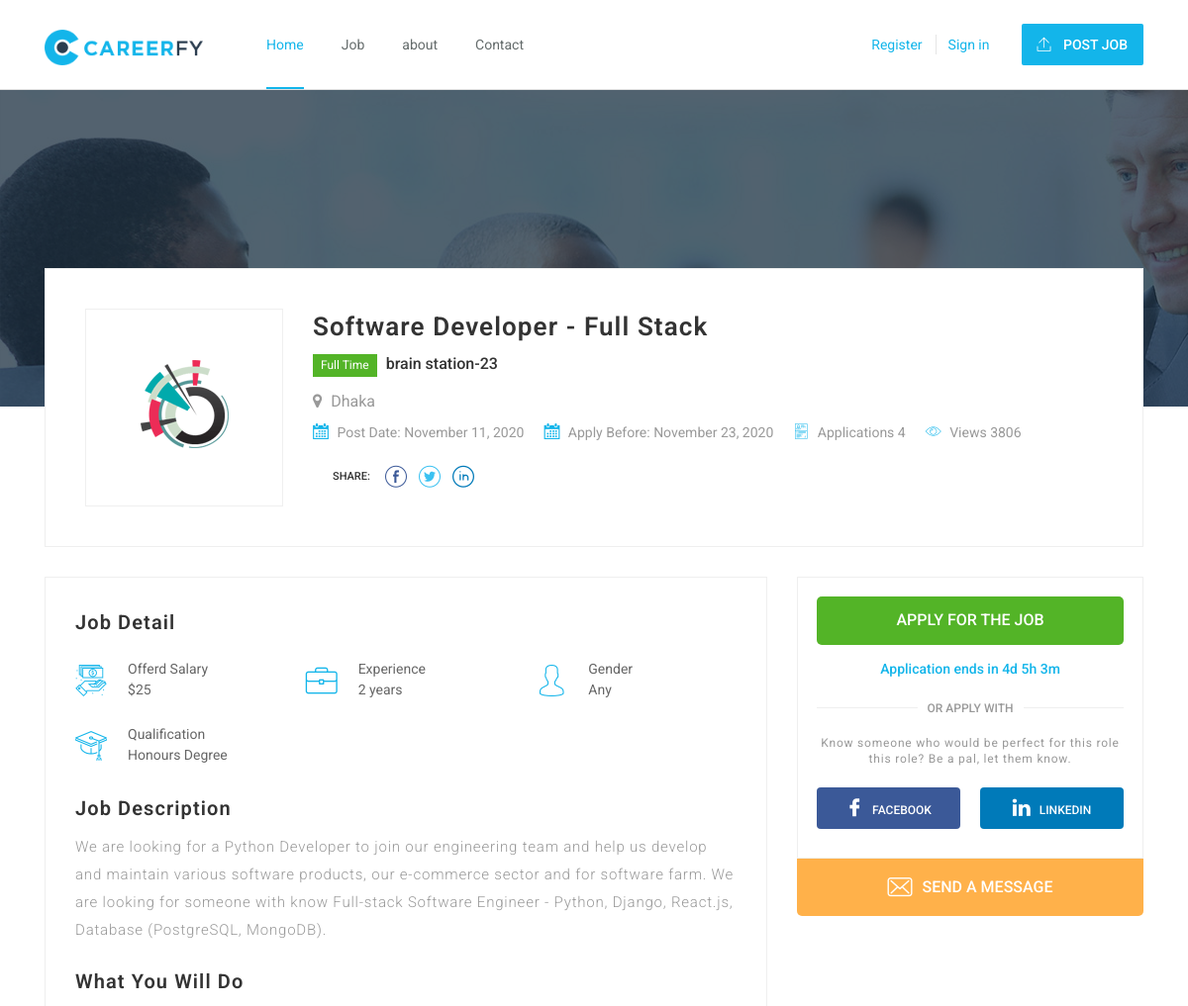
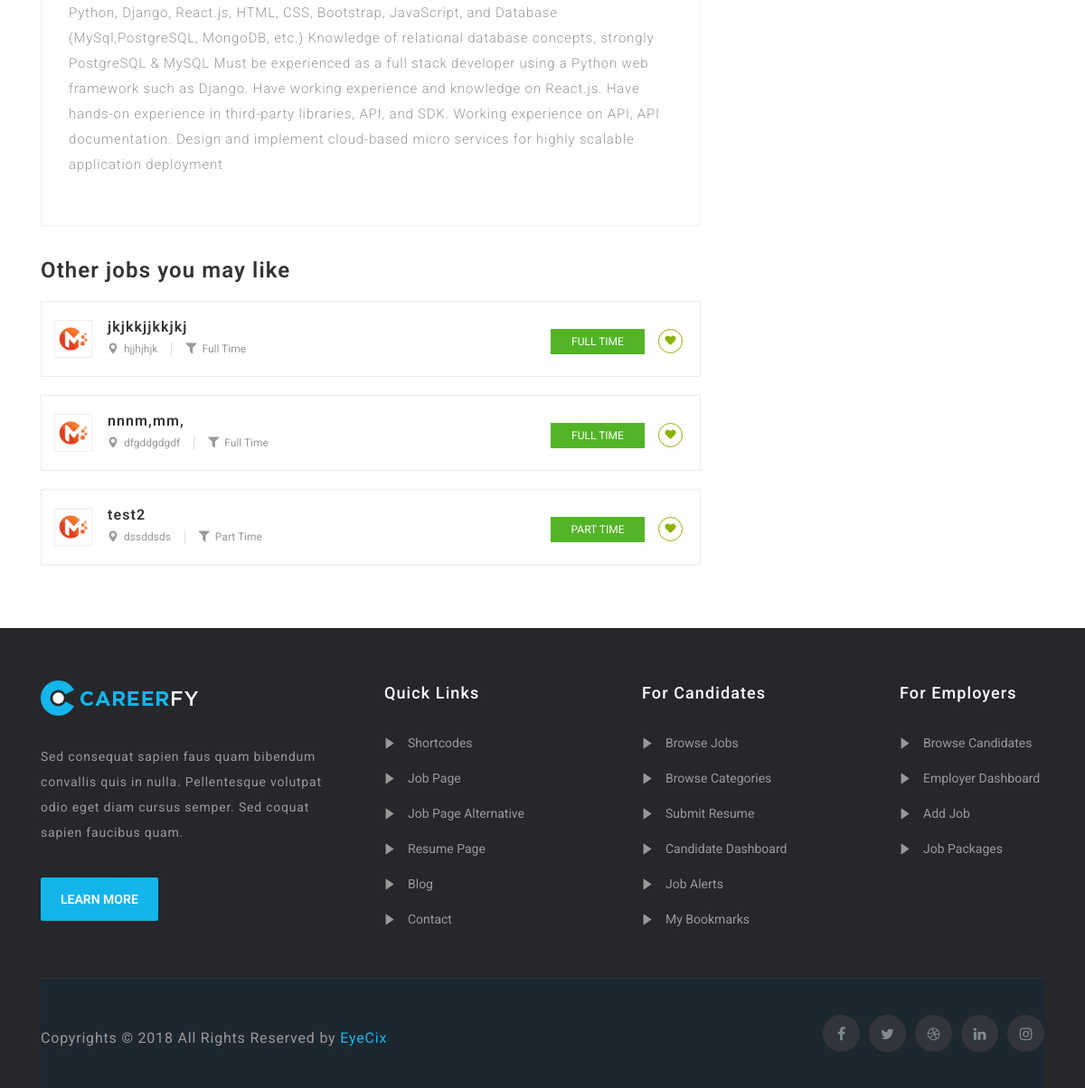
/job-detail/software-developer-full-stack/, run on the app's committed database (2 pictures, top to bottom).
### home/models.py (models this page shows, shortened)
class JobListing(models.Model):
    user = models.ForeignKey(settings.AUTH_USER_MODEL, on_delete=models.CASCADE,
                             null=True, editable=False, blank=True)
    category = models.ManyToManyField(Category)
    title = models.CharField(max_length=100)
    slug = models.SlugField()
    company_name = models.CharField(max_length=200)
    employment_status = models.CharField(choices=JOB_TYPE, max_length=10)
    vacancy = models.CharField(max_length=10, null=True)
    gender = models.CharField(choices=GENDER, max_length=30, null=True)
    description = models.TextField()
    responsibilities = models.TextField()
    experience = models.CharField(max_length=100)
    job_location = models.CharField(max_length=120)
    Salary = models.CharField(max_length=100, null=True, blank=True)
    qualification=models.CharField(choices=QALIFICATION, max_length=30, null=True,blank=True)
    image = models.ImageField(blank=True, upload_to='media', null=True, default='/static/extra-images/employer-2.png')
    application_deadline = models.DateTimeField()
    published_on = models.DateTimeField(default=timezone.now)
    featured = models.BooleanField()
    @property
    def get_photo_url(self):
        if self.image and hasattr(self.image, 'url'):
            return self.image.url
        else:
            return "/static/extra-images/employer-2.png"

### home/views.py (the view)
# urls.py: path('job-detail/<slug:slug>/',jobdetails, name='joblist' ),
def jobdetails(request,slug):
    joblist = get_object_or_404(JobListing, slug=slug)
    otherjob = JobListing.objects.filter(featured=True).order_by('-published_on')[0:3]
    context = {
        'joblist': joblist,
        'otherjob':otherjob,
    }
    return render(request,"jobdetails.html",context)

### templates/jobdetails.html (shortened to what this page needs)
   {% extends 'base.html' %}
   {% block content %}
   {% load static %}
    <div class="careerfy-wrapper">
        <div class="careerfy-job-subheader">
            <span class="careerfy-banner-transparent"></span>
            <div class="container">
                <div class="row">
                    <div class="col-md-12">
                    </div>
                </div>
            </div>
        </div>
        <div class="careerfy-main-content">
            <div class="careerfy-main-section">
                <div class="container">
                    <div class="row">
                        <div class="careerfy-column-12">
                            <div class="careerfy-typo-wrap">
                                <figure class="careerfy-jobdetail-list">
                                    <span class="careerfy-jobdetail-listthumb"><img src="{{ joblist.get_photo_url }}" alt=""></span>
                                    <figcaption>
                                        <h2>{{joblist.title}}</h2>
                                        <span><small class="careerfy-jobdetail-type">{{joblist.employment_status}}</small> {{joblist.company_name}}</span>
                                        <ul class="careerfy-jobdetail-options">
                                            <li><i class="fa fa-map-marker"></i> {{joblist.job_location}}</li>
                                            <li><i class="careerfy-icon careerfy-calendar"></i> Post Date: {{joblist.published_on|date:"F d, Y"}}</li>
                                            <li><i class="careerfy-icon careerfy-calendar"></i> Apply Before: {{joblist.application_deadline|date:"F d, Y"}}</li>
                                            <li><i class="careerfy-icon careerfy-summary"></i> Applications 4</li>
                                            <li><a href="#"><i class="careerfy-icon careerfy-view"></i> Views 3806</a></li>
                                        </ul>
                                        <ul class="careerfy-jobdetail-media">
                                            <li><span>Share:</span></li>
                                            <li><a href="#" data-original-title="facebook" class="careerfy-icon careerfy-facebook-logo-in-circular-button-outlined-social-symbol"></a></li>
                                            <li><a href="#" data-original-title="twitter" class="careerfy-icon careerfy-twitter-circular-button"></a></li>
                                            <li><a href="#" data-original-title="linkedin" class="careerfy-icon careerfy-linkedin"></a></li>
                                        </ul>
                                    </figcaption>
                                </figure>
                            </div>
                        </div>
                        <div class="careerfy-column-8">
                            <div class="careerfy-typo-wrap">
                                <div class="careerfy-jobdetail-content">
                                    <div class="careerfy-content-title"><h2>Job Detail</h2></div>
                                    <div class="careerfy-jobdetail-services">
                                        <ul class="careerfy-row">
                                            <li class="careerfy-column-4">
                                                <i class="careerfy-icon careerfy-salary"></i>
                                                <div class="careerfy-services-text">Offerd Salary <small>${{joblist.Salary}}</small></div>
                                            </li>
                                            <li class="careerfy-column-4">
                                                <i class="careerfy-icon careerfy-briefcase"></i>
                                                <div class="careerfy-services-text">Experience <small> {{joblist.experience}} years </small></div>
                                            </li>
                                            <li class="careerfy-column-4">
                                                <i class="careerfy-icon careerfy-user"></i>
                                                <div class="careerfy-services-text">Gender <small>{{joblist.gender}}</small></div>
                                            </li>
                                            <li class="careerfy-column-4">
                                                <i class="careerfy-icon careerfy-mortarboard"></i>
                                                <div class="careerfy-services-text">Qualification <small>{{joblist.qualification}} Degree</small></div>
                                            </li>
                                        </ul>
                                    </div>
                                    <div class="careerfy-content-title"><h2>Job Description</h2></div>
                                    <div class="careerfy-description">
                                        <p>{{joblist.description}}</p>
                                    </div>
                                    <div class="careerfy-content-title"><h2>What You Will Do</h2></div>
                                    <div class="careerfy-description">
                                        <p>{{joblist.responsibilities}}</p>
                                    </div>
                                </div>
                                <div class="careerfy-section-title"><h2>Other jobs you may like</h2></div>
                                <div class="careerfy-job careerfy-joblisting-classic careerfy-jobdetail-joblisting">
                                    {% for list in otherjob %}
                                    <ul class="careerfy-row">
                                        <li class="careerfy-column-12">
                                            <div class="careerfy-joblisting-classic-wrap">
                                                <figure><a href="#"><img src="{{ list.get_photo_url }}" alt=""></a></figure>
                                                <div class="careerfy-joblisting-text">
                                                    <div class="careerfy-list-option">
                                                        <h2><a href="#">{{list.title}}</a> </h2>
                                                        <ul>
                                                            <li><i class="careerfy-icon careerfy-maps-and-flags"></i>{{list.job_location}}</li>
                                                            <li><i class="careerfy-icon careerfy-filter-tool-black-shape"></i>{{list.employment_status}}</li>
                                                        </ul>
                                                    </div>
                                                    <div class="careerfy-job-userlist">
                                                        <a href="#" class="careerfy-option-btn">{{list.employment_status}}</a>
                                                        <a href="#" class="careerfy-job-like"><i class="fa fa-heart"></i></a>
                                                    </div>
                                                <div class="clearfix"></div>
                                                </div>
                                            </div>
                                        </li>
                                    </ul>
                                    {% endfor %}
                                </div>
                            </div>
                        </div>
                        <aside class="careerfy-column-4">
                            <div class="careerfy-typo-wrap">
                                <div class="widget widget_apply_job">
                                    <div class="widget_apply_job_wrap">
                                        <a href="{% url 'apply' %}" class="careerfy-applyjob-btn">Apply for the job</a>
                                        <span>Application ends in 4d 5h 3m</span>
                                        <div class="careerfy-applywith-title"><small>OR apply with</small></div>
                                        <p>Know someone who would be perfect for  this role this role? Be a pal, let them know.</p>
                                        <ul>
                                            <li><a href="#"><i class="careerfy-icon careerfy-facebook-logo-1"></i> Facebook</a></li>
                                            <li><a href="#"><i class="careerfy-icon careerfy-linkedin-logo"></i> LinkedIn</a></li>
                                        </ul>
                                    </div>
                                    <a href="#" class="careerfy-sendmessage-btn"><i class="careerfy-icon careerfy-envelope"></i> Send a message</a>
                                </div>
                            </div>
                        </aside>
                    </div>
                </div>
            </div>
        </div>
    </div>
{% endblock %}

### staticfiles/static/css/color.css (style rules this page uses)
.careerfy-color,.careerfy-colorhover:hover,.navbar-nav > li:hover > a,.navbar-nav > li.active > a,.navbar-nav .sub-menu > li:hover > a,.widget_nav_manu ul li:hover a,.widget_nav_manu ul li:hover a:before, .categories-list ul li i,li:hover .careerfy-blog-grid-text h2 a,li:hover .careerfy-read-more,.careerfy-filterable ul li:hover a,.careerfy-job-tag a,.careerfy-list-option ul li a,.careerfy-jobdetail-postinfo, .careerfy-jobdetail-options li i,.careerfy-jobdetail-btn,.careerfy-jobdetail-services i,.careerfy-list-style-icon li i,.widget_view_jobs_btn,.careerfy-employer-list small,.careerfy-employer-list-btn, .careerfy-employer-grid figcaption small,.careerfy-fileUpload span,.careerfy-managejobs-appli,.careerfy-transactions-tbody small,.careerfy-resumes-subtitle a,.careerfy-employer-confitmation a, .careerfy-candidate-default-text h2 i,.careerfy-candidate-default-btn,.careerfy-candidate-grid figure figcaption p a,.jobsearch_candidate_info p a,.careerfy-candidate-download-btn, .careerfy-employer-dashboard-nav ul li:hover a,.careerfy-employer-dashboard-nav ul li.active a,.careerfy-candidate-savedjobs tbody td span,.careerfy-cvupload-file span,.careerfy-modal .modal-close:hover, .careerfy-box-title span,.careerfy-user-form-info p a,.careerfy-services-classic span i,.widget_faq ul li:hover a,.grab-classic-priceplane ul li.active i,.careerfy-classic-priceplane.active .careerfy-classic-priceplane-btn, .careerfy-plain-services i,.careerfy-packages-priceplane ul li i,.careerfy-additional-priceplane-btn,.contact-service i,.careerfy-filterable ul li:hover a i, .careerfy-company-name a { color: #13b5ea; }

### staticfiles/static/style.css (style rules this page uses)
* { margin: 0; padding: 0; -webkit-box-sizing: border-box; -moz-box-sizing: border-box; box-sizing: border-box; }
body { background-color: #ffffff; color: #999999; font-family: 'Roboto', sans-serif; font-size: 14px; line-height: 24px; }
body h1, body h2, body h3, body h4, body h5, body h6 { color: #333333; font-family: 'Roboto', sans-serif; font-style: normal; line-height: 1.5; letter-spacing: 1.1px; margin: 0 0 8px; }
h2 { font-size: 24px; }
h1 a, h2 a, h3 a, h4 a, h5 a, h6 a { color: #333333; }
p { line-height: 28px; letter-spacing: 0.8px; margin-bottom: 10px; }
a { color: #333333; text-decoration: none; }
ul { margin-bottom: 0; }
figure { margin-bottom: 6px; position: relative; }
img { height: auto; max-width: 100%; }
li { line-height: 28px; list-style: inside none disc; }
ul ul { margin-left: 20px; }
.careerfy-main-section { position: relative; }
.careerfy-main-content,.jobsearch-main-content { padding: 50px 0px 10px 0px; }
.careerfy-main-content,.careerfy-main-section, .jobsearch-main-content,.jobsearch-main-section { float: left; width: 100%; }
.careerfy-banner-transparent { background-color: #1e3142; opacity: 0.76; position: absolute; left: 0px; top: 0px; width: 100%; height: 100%; }
.careerfy-about-address,.careerfy-about-address li,.careerfy-description { float: left; width: 100%; }

### data on the page
JobListing: get_photo_url (picture), title "Software Developer - Full Stack", employment_status "Full Time", company_name "brain station-23", job_location "Dhaka", published_on "November 11, 2020", application_deadline "November 23, 2020", Salary "25", experience "2", gender "Any", qualification "Honours", description "We are looking for a Python Developer to join our engineering team and help us develop and maintain various software products, our e-commerce sector and for software farm. We are looking for someone with know Full-stack Software Engineer - Python, Django, React.js, Database (PostgreSQL, MongoDB).", responsibilities "Python, Django, React.js, HTML, CSS, Bootstrap, JavaScript, and Database (MySql,PostgreSQL, MongoDB, etc.) Knowledge of relational database concepts, strongly PostgreSQL & MySQL Must be experienced as a full stack developer using a Python web framework such as Django. Have working experience and knowledge on React.js. Have hands-on experience in third-party libraries, API, and SDK. Working experience on API, API documentation. Design and implement cloud-based micro services for highly scalable application deployment"
JobListing: get_photo_url (picture), title "jkjkkjjkkjkj", job_location "hjjhjhjk", employment_status "Full Time", employment_status "FULL TIME"
JobListing: get_photo_url (picture), title "nnnm,mm,", job_location "dfgddgdgdf", employment_status "Full Time", employment_status "FULL TIME"
JobListing: get_photo_url (picture), title "test2", job_location "dssddsds", employment_status "Part Time", employment_status "PART TIME"
